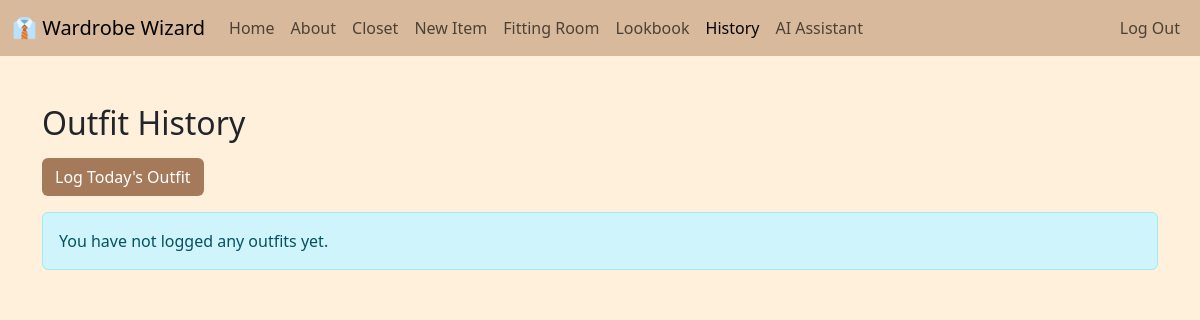
The page /history/ (signed in) on the database as committed earlier.
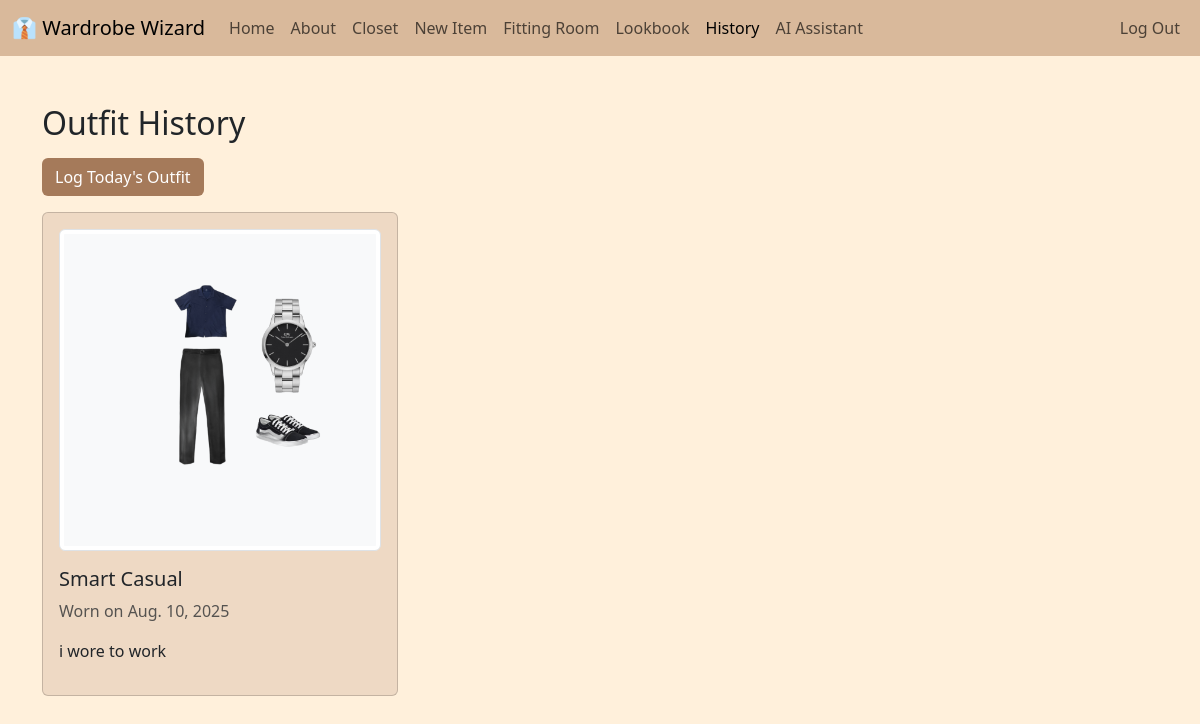
The same page on the database as committed later.
### history/models.py (models this page shows, shortened)
class OutfitHistory(models.Model):
    user = models.ForeignKey(settings.AUTH_USER_MODEL, on_delete=models.CASCADE)
    look = models.ForeignKey("fitting_room.Look", on_delete=models.CASCADE)
    date = models.DateField()
    notes = models.TextField(blank=True, null=True)  # optional remarks
    class Meta:
        unique_together = ("user", "date")  # prevent duplicate logs in one day
        ordering = ["-date"]

### fitting_room/models.py (models this page shows, shortened)
class Look(models.Model):
    user = models.ForeignKey(settings.AUTH_USER_MODEL, on_delete=models.CASCADE)
    title = models.CharField(max_length=100)
    created_at = models.DateTimeField(auto_now_add=True)
    updated_at = models.DateTimeField(auto_now=True)
    image = models.ImageField(upload_to="looks/", blank=True)

### history/views.py (the view)
# urls.py: path("", views.history, name="history"),
@login_required
def history(request):
    entries = OutfitHistory.objects.filter(user=request.user).order_by("-date")
    return render(request, "history/history.html", {"entries": entries})

### history/templates/history/history.html (shortened to what this page needs)
{% extends "layout.html" %}
{% load static %}
{% block content %}
<div class="container md">
    <h2 class="mt-5 mb-3">Outfit History</h2>
    <a href="{% url 'history:log_outfit' %}" class="btn addbtn mb-3">Log Today's Outfit</a>
    {% if entries %}
        <div class="row">
            {% for entry in entries %}
                <div class="col-md-4 mb-4">
                    <div class="card">
                        <div class="card-body">
                            {% if entry.look.image %}
                                <div class='mb-3'>
                                    <img src="{{ entry.look.image.url }}" alt="{{ entry.look.title }}" class="img-thumbnail">
                                </div>
                            {% endif %}
                            <h5 class="card-title">{{ entry.look.title }}</h5>
                            <p class="text-muted">Worn on {{ entry.date }}</p>
                                {% if entry.notes %}
                                    <p class="mt-3">{{ entry.notes }}</p>
                                {% endif %}
                        </div>
                    </div>
                </div>
            {% endfor %}
        </div>
    {% else %}
        <div class="alert alert-info">
            You have not logged any outfits yet.
        </div>
    {% endif %}
</div>
{% endblock %}

### templates/layout.html (shortened to what this page needs)
<!DOCTYPE html>
{% load static %}
<html lang="en">
<head>
    <link href="https://cdn.jsdelivr.net/npm/bootstrap@5.3.7/dist/css/bootstrap.min.css" rel="stylesheet">
    <link rel="stylesheet" href="https://cdn.jsdelivr.net/npm/bootstrap-icons@1.10.0/font/bootstrap-icons.css">
    <link rel="stylesheet" href="{% static 'css/style.css' %}">
</head>
<body>
    <nav class="navbar navbar-expand-lg ">
        <div class="container-fluid">
            <a class="navbar-brand" href="/">👔 Wardrobe Wizard</a>
            <div class="collapse navbar-collapse" id="navbarNav">
                <ul class="navbar-nav">
                    <li class="nav-item">
                        <a class="nav-link {% if request.path == '/' %}active{% endif %}" href="/">Home</a>
                    </li>
                    <li class="nav-item">
                        <a class="nav-link {% if request.path == '/about/' %}active{% endif %}" href="/about">About</a>
                    </li>
                    {% if user.is_authenticated %}
                    <li class="nav-item">
                        <a class="nav-link {% if request.path == '/closet/' %}active{% endif %}" href="{% url 'closet:list' %}">Closet</a>
                    </li>
                    <li class="nav-item">
                        <a class="nav-link {% if request.path == '/closet/new_item/' %}active{% endif %}" href="{% url 'closet:new_item' %}">New Item</a>
                    </li>
                    <li class="nav-item">
                        <a class="nav-link {% if request.path == '/fitting_room/' %}active{% endif %}" href="{% url 'fitting_room:fitting_room' %}">Fitting Room</a>
                    </li>
                    <li class="nav-item">
                        <a class="nav-link {% if request.path == '/fitting_room/lookbook/' %}active{% endif %}" href="{% url 'fitting_room:lookbook' %}">Lookbook</a>
                    </li>
                    <li class="nav-item">
                        <a class="nav-link {% if request.path == '/history/' or request.path == '/history/log/' %}active{% endif %}" href="{% url 'history:history' %}">History</a>
                    </li>
                    <li class="nav-item">
                        <a class="nav-link {% if request.path == '/assistant/' %}active{% endif %}" href="{% url 'assistant:assistant' %}">AI Assistant</a>
                    </li>
                </ul>
                <ul class="navbar-nav ms-auto">
                    <form action="{% url 'users:logout' %}" method="post">
                        <button class="nav-link" title="User Logout">Log Out</button>
                    </form>
                </ul>
                    {% endif %}
            </div>
        </div>
    </nav>
    <main>
        {% block content %}
        {% endblock %}
    </main>
</body>
</html>

### static/css/style.css (style rules this page uses)
.navbar { background-color: #d9b99b !important; }
.card { background-color: #eed9c4 !important; outline: black; }
.addbtn { background-color: #A57A5A; color: white; }
html body { background-color: #fff0db; }

Rows that differ between the two databases and show on the page:
added OutfitHistory: look.image (picture), look "Smart Casual", date "Aug. 10, 2025", notes "i wore to work"
Other text that changed with them:
text no longer shown: "You have not logged any outfits yet."
